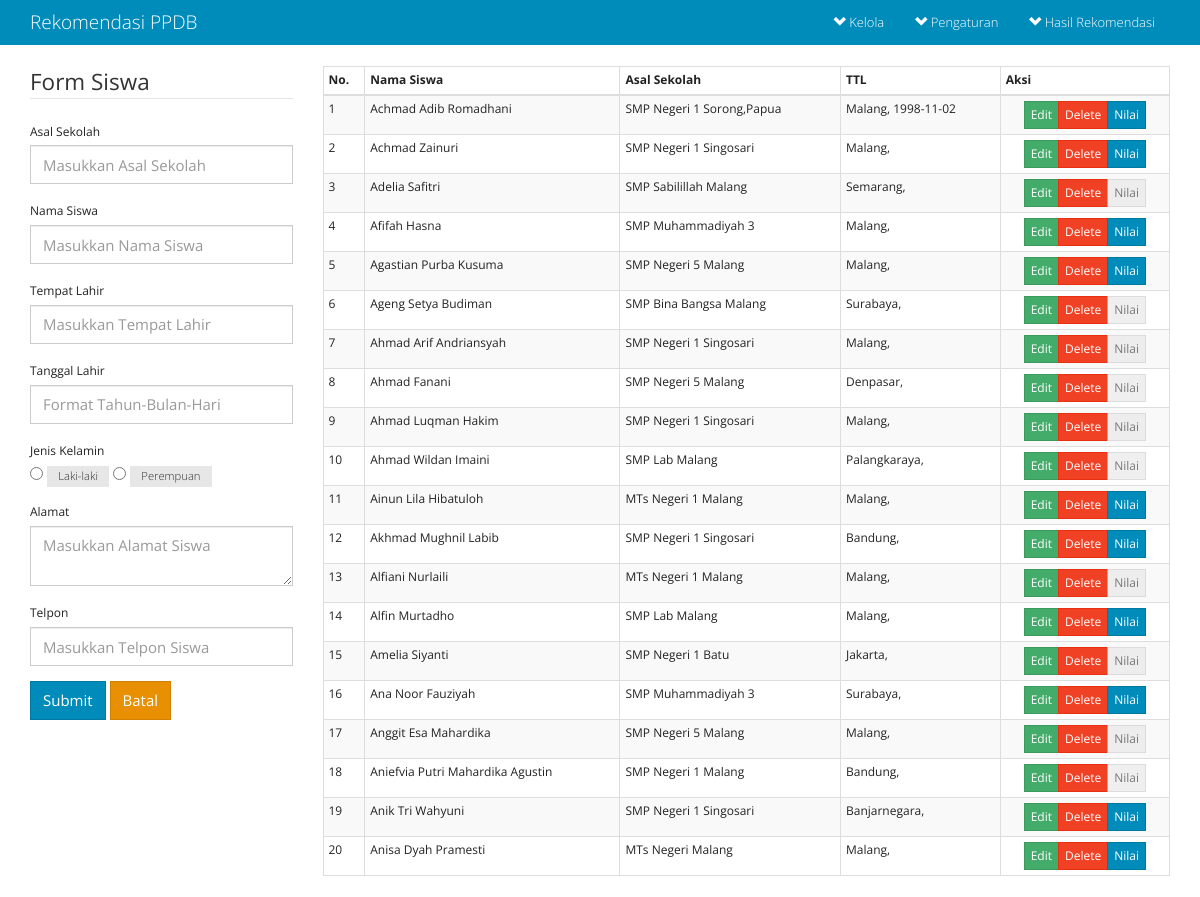
/fuzzyhibrid2/siswa.php, run on the app's committed database.
### tables this page shows
CREATE TABLE `siswa` (
  `id_siswa` int(11) NOT NULL AUTO_INCREMENT,
  `asal_sekolah` varchar(100) NOT NULL,
  `nama_siswa` varchar(100) NOT NULL,
  `tmp_lahir` varchar(50) DEFAULT NULL,
  `tgl_lahir` date DEFAULT NULL,
  `j_kelamin` enum('L','P') NOT NULL,
  `alamat` varchar(255) DEFAULT NULL,
  `telp` varchar(12) DEFAULT NULL,
  `datetime` datetime DEFAULT CURRENT_TIMESTAMP ON UPDATE CURRENT_TIMESTAMP,
  PRIMARY KEY (`id_siswa`,`asal_sekolah`)
);

CREATE TABLE `nilai` (
  `id_nilai` int(11) NOT NULL AUTO_INCREMENT,
  `id_siswa` int(11) NOT NULL,
  `nilai_tpa` float DEFAULT NULL,
  `nilai_un` float DEFAULT NULL,
  `nun_ipa` float DEFAULT NULL,
  `nun_ips` float DEFAULT NULL,
  `nun_bing` float DEFAULT NULL,
  `nun_mat` float DEFAULT NULL,
  `nun_bind` float DEFAULT NULL,
  `ipa1` float DEFAULT NULL,
  `ipa2` float DEFAULT NULL,
  `ipa3` float DEFAULT NULL,
  `ipa4` float DEFAULT NULL,
  `ipa5` float DEFAULT NULL,
  `ips1` float DEFAULT NULL,
  `ips2` float DEFAULT NULL,
  `ips3` float DEFAULT NULL,
  `ips4` float DEFAULT NULL,
  `ips5` float DEFAULT NULL,
  `mat1` float DEFAULT NULL,
  `mat2` float DEFAULT NULL,
  `mat3` float DEFAULT NULL,
  `mat4` float DEFAULT NULL,
  `mat5` float DEFAULT NULL,
  `bind1` float DEFAULT NULL,
  `bind2` float DEFAULT NULL,
  `bind3` float DEFAULT NULL,
  `bind4` float DEFAULT NULL,
  `bind5` float DEFAULT NULL,
  `bing1` float DEFAULT NULL,
  `bing2` float DEFAULT NULL,
  `bing3` float DEFAULT NULL,
  `bing4` float DEFAULT NULL,
  `bing5` float DEFAULT NULL,
  `datetime` datetime NOT NULL DEFAULT CURRENT_TIMESTAMP ON UPDATE CURRENT_TIMESTAMP,
  PRIMARY KEY (`id_nilai`,`id_siswa`)
);

### fuzzyhibrid2/siswa.php (called while the page is built, shortened)
<?php include('header.php'); ?>
<?php include('content-siswa.php'); ?>
<?php include('footer.php'); ?>

### fuzzyhibrid2/list-siswa.php (the view, shortened to what this page needs)
<?php
$sql="select * from siswa ";
$result=mysql_query($sql)or die('Maaf, Query Siswa Salah:'.mysql_error());
$numrows=mysql_num_rows($result);
function show_fuzzy($show){
	global $result,$numrows;
	if($numrows>0){
		$i=1;
		while($row=mysql_fetch_array($result)):
			?>
				<tr>
					<td><?php echo $i; ?></td>
					<td><?php echo $row['nama_siswa'] ?></td>
					<td><?php echo $row['asal_sekolah'] ?></td>
					<td><?php echo $row['tmp_lahir'].", ".$row['tgl_lahir'] ?></td>
				<?php
					switch ($show) {
						case 'all':
							?>
							<td class="text-center" style="width:20%"><div class="btn-group">
								<a href="proses.php?form=siswa&a=edit&id=<?php echo $row['id_siswa'] ?>" class="btn btn-xs btn-success">Edit</a>
								<a href="proses.php?form=siswa&a=delete&id=<?php echo $row['id_siswa'] ?>" class="btn btn-xs btn-danger">Delete</a>
								<?php
								$sql="select * from nilai where id_siswa='".$row['id_siswa']."'";
								$hasil=mysql_query($sql) or die ('Maaf Query Nilai Error: '.mysql_error());
								$numrows=mysql_num_rows($hasil);
								if($numrows>0){
									while($row=mysql_fetch_array($hasil)){
										$url="proses.php?form=nilai&a=edit&id=".$row['id_nilai'];
										echo "<a href='".$url."' class='btn btn-xs btn-primary'>Nilai</a>";
									}
								}else{
									echo "<a href='#' class='btn btn-xs btn-default'  disabled>Nilai</a>";
								}
								 ?>
							</div></td>
							<?php
							break;
							?>
							<?php
					}
				?>
				</tr>
			<?php
			$i++;
		endwhile;
	}else{
		?>
		<tr><td colspan="6" class="text-center">Tidak ada data dalam database</td></tr>
		<?php
	}
}
?>

### data on the page
siswa: nama_siswa "Achmad Adib Romadhani", asal_sekolah "SMP Negeri 1 Sorong,Papua", tmp_lahir "Malang", tgl_lahir "1998-11-02"
siswa: nama_siswa "Achmad Zainuri", asal_sekolah "SMP Negeri 1 Singosari", tmp_lahir "Malang"
siswa: nama_siswa "Adelia Safitri", asal_sekolah "SMP Sabilillah Malang", tmp_lahir "Semarang", shows "Nilai"
siswa: nama_siswa "Afifah Hasna", asal_sekolah "SMP Muhammadiyah 3", tmp_lahir "Malang"
siswa: nama_siswa "Agastian Purba Kusuma", asal_sekolah "SMP Negeri 5 Malang", tmp_lahir "Malang"
siswa: nama_siswa "Ageng Setya Budiman", asal_sekolah "SMP Bina Bangsa Malang", tmp_lahir "Surabaya", shows "Nilai"
siswa: nama_siswa "Ahmad Arif Andriansyah", asal_sekolah "SMP Negeri 1 Singosari", tmp_lahir "Malang", shows "Nilai"
siswa: nama_siswa "Ahmad Fanani", asal_sekolah "SMP Negeri 5 Malang", tmp_lahir "Denpasar", shows "Nilai"
siswa: nama_siswa "Ahmad Luqman Hakim", asal_sekolah "SMP Negeri 1 Singosari", tmp_lahir "Malang", shows "Nilai"
siswa: nama_siswa "Ahmad Wildan Imaini", asal_sekolah "SMP Lab Malang", tmp_lahir "Palangkaraya", shows "Nilai"
siswa: nama_siswa "Ainun Lila Hibatuloh", asal_sekolah "MTs Negeri 1 Malang", tmp_lahir "Malang"
siswa: nama_siswa "Akhmad Mughnil Labib", asal_sekolah "SMP Negeri 1 Singosari", tmp_lahir "Bandung"
siswa: nama_siswa "Alfiani Nurlaili", asal_sekolah "MTs Negeri 1 Malang", tmp_lahir "Malang", shows "Nilai"
siswa: nama_siswa "Alfin Murtadho", asal_sekolah "SMP Lab Malang", tmp_lahir "Malang"
siswa: nama_siswa "Amelia Siyanti", asal_sekolah "SMP Negeri 1 Batu", tmp_lahir "Jakarta", shows "Nilai"
siswa: nama_siswa "Ana Noor Fauziyah", asal_sekolah "SMP Muhammadiyah 3", tmp_lahir "Surabaya"
siswa: nama_siswa "Anggit Esa Mahardika", asal_sekolah "SMP Negeri 5 Malang", tmp_lahir "Malang", shows "Nilai"
siswa: nama_siswa "Aniefvia Putri Mahardika Agustin", asal_sekolah "SMP Negeri 1 Malang", tmp_lahir "Bandung", shows "Nilai"
siswa: nama_siswa "Anik Tri Wahyuni", asal_sekolah "SMP Negeri 1 Singosari", tmp_lahir "Banjarnegara"
siswa: nama_siswa "Anisa Dyah Pramesti", asal_sekolah "MTs Negeri Malang", tmp_lahir "Malang"
